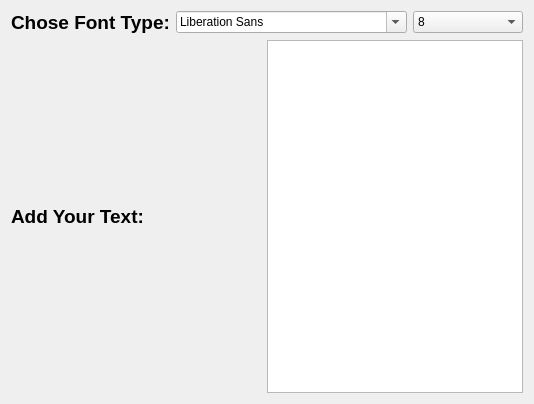
<?xml version="1.0" encoding="UTF-8"?>
<ui version="4.0">
 <class>Dialog</class>
 <widget class="QDialog" name="Dialog">
  <property name="geometry">
   <rect>
    <x>0</x>
    <y>0</y>
    <width>534</width>
    <height>404</height>
   </rect>
  </property>
  <property name="windowTitle">
   <string>Dialog</string>
  </property>
  <layout class="QVBoxLayout" name="verticalLayout">
   <item>
    <layout class="QHBoxLayout" name="horizontalLayout_2">
     <item>
      <widget class="QLabel" name="label">
       <property name="font">
        <font>
         <pointsize>14</pointsize>
         <weight>75</weight>
         <bold>true</bold>
        </font>
       </property>
       <property name="text">
        <string>Chose Font Type:</string>
       </property>
      </widget>
     </item>
     <item>
      <widget class="QFontComboBox" name="fontComboBox"/>
     </item>
     <item>
      <widget class="QComboBox" name="comboBox">
       <item>
        <property name="text">
         <string>8</string>
        </property>
       </item>
       <item>
        <property name="text">
         <string>10</string>
        </property>
       </item>
       <item>
        <property name="text">
         <string>12</string>
        </property>
       </item>
       <item>
        <property name="text">
         <string>14</string>
        </property>
       </item>
       <item>
        <property name="text">
         <string>16</string>
        </property>
       </item>
       <item>
        <property name="text">
         <string>18</string>
        </property>
       </item>
       <item>
        <property name="text">
         <string>20</string>
        </property>
       </item>
       <item>
        <property name="text">
         <string>24</string>
        </property>
       </item>
      </widget>
     </item>
    </layout>
   </item>
   <item>
    <layout class="QHBoxLayout" name="horizontalLayout">
     <item>
      <widget class="QLabel" name="label_2">
       <property name="font">
        <font>
         <pointsize>14</pointsize>
         <weight>75</weight>
         <bold>true</bold>
        </font>
       </property>
       <property name="text">
        <string>Add Your Text:</string>
       </property>
      </widget>
     </item>
     <item>
      <spacer name="horizontalSpacer">
       <property name="orientation">
        <enum>Qt::Horizontal</enum>
       </property>
       <property name="sizeHint" stdset="0">
        <size>
         <width>40</width>
         <height>20</height>
        </size>
       </property>
      </spacer>
     </item>
     <item>
      <widget class="QPlainTextEdit" name="plainTextEdit"/>
     </item>
    </layout>
   </item>
  </layout>
 </widget>
 <resources/>
 <connections/>
</ui>
